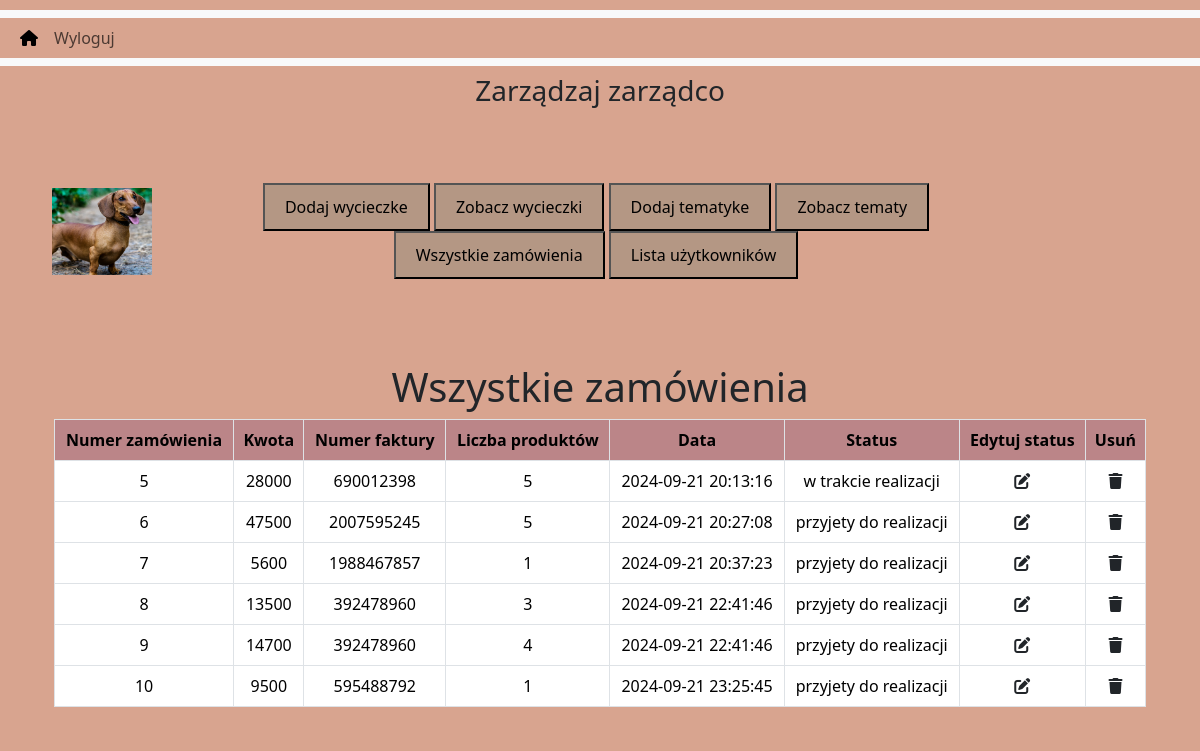
The page /project/admin_area/index.php?view_orders on the database its author committed.
### tables this page shows
CREATE TABLE `user_order` (
  `order_id` int(11) NOT NULL,
  `user_id` int(11) NOT NULL,
  `amount` int(255) NOT NULL,
  `invoice_number` int(255) NOT NULL,
  `total_trips` int(255) NOT NULL,
  `order_date` timestamp NOT NULL DEFAULT current_timestamp() ON UPDATE current_timestamp(),
  `order_status` varchar(255) NOT NULL,
  `quantity` int(255) NOT NULL,
  `trip_id` int(11) NOT NULL
);

### project/admin_area/view_orders.php (the view, shortened to what this page needs)
<!DOCTYPE HTML>
<html lang="pl">
<head>
</head>
<body>
    <div class="container mt-4">
        <h1 class="text-center">Wszystkie zamówienia</h1>
        <div class="table-responsive">
            <table class="table table-bordered text-center">
                <?php
                    $get_orders="Select * from `user_order`";
                    $result=mysqli_query($con,$get_orders);
                    $rows_count=mysqli_num_rows($result);
                    if($rows_count>0){
                        while($row_orders=mysqli_fetch_assoc($result)){
                            $order_id=$row_orders['order_id'];
                            $amount=$row_orders['amount'];
                            $invoice_number=$row_orders['invoice_number'];
                            $total_trips=$row_orders['total_trips'];
                            $order_date=$row_orders['order_date'];
                            $order_status=$row_orders['order_status'];
                            echo"
                            <tbody>
                                <tr>
                                    <td>$order_id</td>
                                    <td>$amount</td>
                                    <td>$invoice_number</td>
                                    <td>$total_trips</td>
                                    <td>$order_date</td>
                                    <td>$order_status</td>
                                    <td><a href='index.php?edit_order=$order_id' class='text-dark'><i class='fa-solid fa-pen-to-square'></i></a></td>
                                    <td><a href='index.php?delete_order=$order_id' class='text-dark'><i class='fa-solid fa-trash'></i></a></td>
                                </tr>
                            </tbody>
                            ";
                        }
                    }
                ?>
                <thead>
                    <tr>
                        <th class='cart_table'>Numer zamówienia</th>
                        <th class='cart_table'>Kwota</th>
                        <th class='cart_table'>Numer faktury</th>
                        <th class='cart_table'>Liczba produktów</th>
                        <th class='cart_table'>Data</th>
                        <th class='cart_table'>Status</th>
                        <th class='cart_table'>Edytuj status</th>
                        <th class='cart_table'>Usuń</th>
                    </tr>
                </thead>
            </table>
        </div>
    </div>
</body>
</html>

### project/style.css (style rules this page uses)
* { margin: 0; padding: 0; box-sizing: border-box; }
body { margin: 10px auto; background-color: #D8A48F!important; }
.cart_table { background-color: #BB8588!important; }

### rows shown on the page
user_order: order_id "5", amount "28000", invoice_number "690012398", total_trips "5", order_date "2024-09-21 20:13:16", order_status "w trakcie realizacji"
user_order: order_id "6", amount "47500", invoice_number "2007595245", total_trips "5", order_date "2024-09-21 20:27:08", order_status "przyjety do realizacji"
user_order: order_id "7", amount "5600", invoice_number "1988467857", total_trips "1", order_date "2024-09-21 20:37:23", order_status "przyjety do realizacji"
user_order: order_id "8", amount "13500", invoice_number "392478960", total_trips "3", order_date "2024-09-21 22:41:46", order_status "przyjety do realizacji"
user_order: order_id "9", amount "14700", invoice_number "392478960", total_trips "4", order_date "2024-09-21 22:41:46", order_status "przyjety do realizacji"
user_order: order_id "10", amount "9500", invoice_number "595488792", total_trips "1", order_date "2024-09-21 23:25:45", order_status "przyjety do realizacji"
